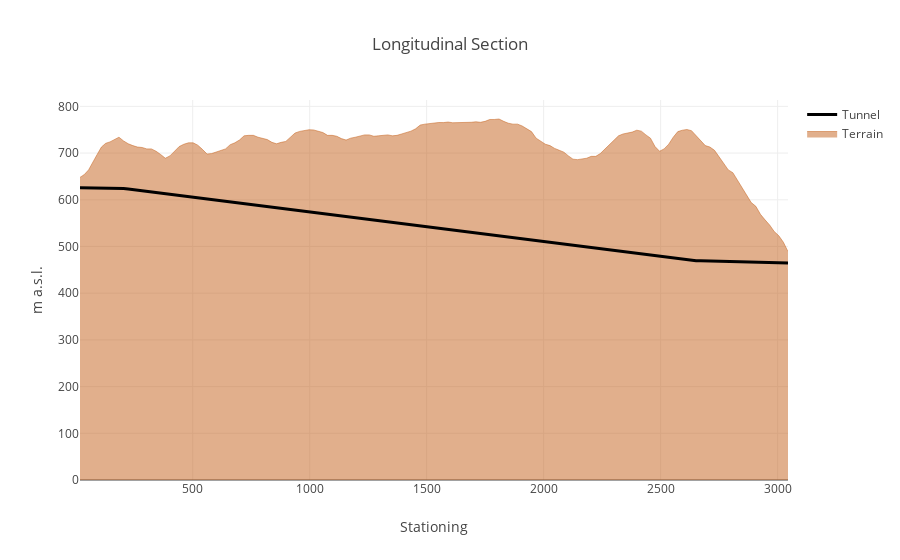

Notebook code cell kept with this figure:
### Code cell
z_dtm_align = go.Scatter(
    x=alignment_stationed_df['distance_stat_sum'].tolist(),
    y=alignment_stationed_df['z_dtm_align'].tolist(),
    name = "Terrain",
    mode='lines',
    line=dict(width=0.5,
              color='rgb(196, 97, 26)'),
    fill='tonexty'
)

z_align_line = go.Scatter(
    x=alignment_stationed_df['distance_stat_sum'].tolist(),
    y=alignment_stationed_df['z_align'].tolist(),
    line=dict(width=3,
              color='rgb(0, 0, 0)'),
    name ="Tunnel"
)

data = [z_dtm_align, z_align_line]

layout = go.Layout(
    title='Longitudinal Section',
    showlegend=True,
    xaxis=dict(
        title= "Stationing",
    ),
    yaxis=dict(
        title = "m a.s.l."
    )
)

fig = go.Figure(data=data, layout=layout)
plotly.offline.iplot(fig, filename='stacked-area-plot')

### Figure 1 — Plotly figure (JSON) as saved in the notebook; plotly's stock layout.template omitted (floating-point values rounded to 4 significant figures; data arrays with more than 128 entries replaced by an {"elided": "..."} marker saying what was removed)
{"data": [{"fill": "tonexty", "line": {"color": "rgb(196, 97, 26)", "width": 0.5}, "mode": "lines", "name": "Terrain", "type": "scatter", "x": {"elided": "156 float values"}, "y": {"elided": "156 float values"}}, {"line": {"color": "rgb(0, 0, 0)", "width": 3}, "name": "Tunnel", "type": "scatter", "x": {"elided": "156 float values"}, "y": {"elided": "156 float values"}}], "layout": {"showlegend": true, "title": "Longitudinal Section", "xaxis": {"title": "Stationing"}, "yaxis": {"title": "m a.s.l."}}}
